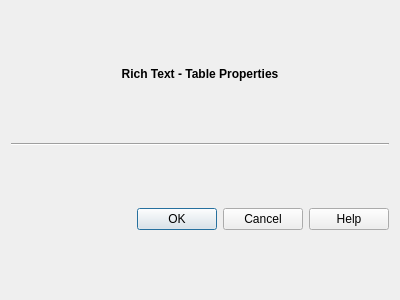
<?xml version="1.0" encoding="UTF-8"?>
<ui version="4.0">
 <class>Editor::Internal::TablePropertiesDialog</class>
 <widget class="QDialog" name="Editor::Internal::TablePropertiesDialog">
  <property name="geometry">
   <rect>
    <x>0</x>
    <y>0</y>
    <width>400</width>
    <height>300</height>
   </rect>
  </property>
  <property name="windowTitle">
   <string>Rich Text - Table Properties</string>
  </property>
  <layout class="QGridLayout" name="gridLayout">
   <item row="0" column="0">
    <widget class="QLabel" name="label">
     <property name="sizePolicy">
      <sizepolicy hsizetype="Preferred" vsizetype="Fixed">
       <horstretch>0</horstretch>
       <verstretch>0</verstretch>
      </sizepolicy>
     </property>
     <property name="font">
      <font>
       <weight>75</weight>
       <bold>true</bold>
      </font>
     </property>
     <property name="text">
      <string>Rich Text - Table Properties</string>
     </property>
     <property name="alignment">
      <set>Qt::AlignCenter</set>
     </property>
    </widget>
   </item>
   <item row="1" column="0">
    <widget class="Line" name="line">
     <property name="orientation">
      <enum>Qt::Horizontal</enum>
     </property>
    </widget>
   </item>
   <item row="2" column="0">
    <layout class="QVBoxLayout" name="verticalLayout"/>
   </item>
   <item row="3" column="0">
    <widget class="QDialogButtonBox" name="buttonBox">
     <property name="standardButtons">
      <set>QDialogButtonBox::Cancel|QDialogButtonBox::Help|QDialogButtonBox::Ok</set>
     </property>
    </widget>
   </item>
  </layout>
 </widget>
 <resources/>
 <connections>
  <connection>
   <sender>buttonBox</sender>
   <signal>accepted()</signal>
   <receiver>Editor::Internal::TablePropertiesDialog</receiver>
   <slot>accept()</slot>
   <hints>
    <hint type="sourcelabel">
     <x>217</x>
     <y>281</y>
    </hint>
    <hint type="destinationlabel">
     <x>215</x>
     <y>243</y>
    </hint>
   </hints>
  </connection>
  <connection>
   <sender>buttonBox</sender>
   <signal>rejected()</signal>
   <receiver>Editor::Internal::TablePropertiesDialog</receiver>
   <slot>reject()</slot>
   <hints>
    <hint type="sourcelabel">
     <x>149</x>
     <y>277</y>
    </hint>
    <hint type="destinationlabel">
     <x>144</x>
     <y>240</y>
    </hint>
   </hints>
  </connection>
 </connections>
</ui>
